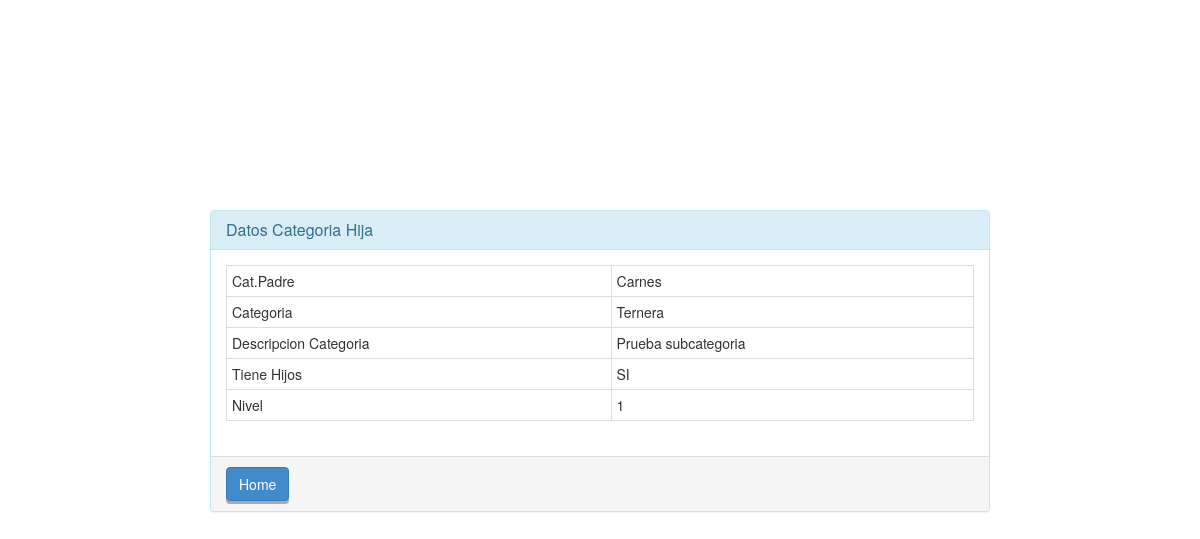
The app's page /cat_producto/read_h/7/1 with its own data.
### tables this page shows
CREATE TABLE `cat_producto` (
  `id_categoria` int(11) NOT NULL,
  `id_padre` int(11) NOT NULL DEFAULT '0',
  `tiene_hijos` varchar(2) NOT NULL DEFAULT 'NO',
  `categoria` varchar(60) NOT NULL DEFAULT 'Categoria',
  `descripcion_cat` varchar(120) DEFAULT NULL COMMENT 'Informacion complemetaria',
  `alta` datetime DEFAULT NULL COMMENT 'Fecha de ALTA',
  `baja` datetime DEFAULT NULL COMMENT 'Fecha de BAJA',
  `modificado` datetime DEFAULT NULL COMMENT 'Fecha de ultimo combio',
  `nivel` int(11) NOT NULL DEFAULT '0'
);

### application/modules/cat_producto/controllers/Cat_producto.php (called while the page is built, shortened)
<?php
class Cat_producto extends MX_Controller
{
    function __construct()
    {
        $this->load->model('Cat_producto_model');
        $this->load->library('form_validation');
    }
    public function read_h($id,$idPadre)
    {
        $rowp = $this->Cat_producto_model->get_by_id($idPadre);
        $row = $this->Cat_producto_model->get_by_id($id);
        if ($row) {
            $data = array(
		'id_categoria' => $row->id_categoria,
		'id_padre' => $row->id_padre,
		'tiene_hijos' => $row->tiene_hijos,
		'categoria' => $row->categoria,
                'cat_padre' => set_value('cat_padre',$rowp->categoria),
		'descripcion_cat' => $row->descripcion_cat,
		'nivel' => $row->nivel,
	    );
            $this->load->view('main/header_main');
            if ($idPadre != 0){
                $this->load->view('cat_producto/cat_producto_read_h', $data);
            }else { $this->load->view('cat_producto/cat_producto_read_p', $data);}
        } else {
            $this->session->set_flashdata('message', 'Record Not Found');
            redirect(site_url('catprod'));
        }
    }
}

### index.php (called while the page is built, shortened)
<?php
require_once BASEPATH.'core/CodeIgniter.php';

### application/modules/cat_producto/models/Cat_producto_model.php (called while the page is built, shortened)
<?php
class Cat_producto_model extends CI_Model
{
    public $table = 'cat_producto';
    public $id = 'cat_producto.id_categoria';
    function get_by_id($id)
    {
        $this->db->where($this->id, $id);
        return $this->db->get($this->table)->row();
    }
}

### application/modules/cat_producto/views/cat_producto_read_h.php (the view, shortened to what this page needs)
<!doctype html>
<html>
   <head>
      <link rel="stylesheet" href="<?php echo base_url('assets/bootstrap/css/bootstrap.min.css') ?>"/>
   </head>
   <body>
      <div class="panel panel-info">
         <div class="panel-heading">
            <h3 class="panel-title">Datos Categoria Hija</h3>
         </div>
         <div class="panel-body">
            <table class="table table-bordered table-condensed table-responsive">
               <tr>
                  <td>Cat.Padre</td>
                  <td><?php echo $cat_padre; ?></td>
               </tr>
               <tr>
                  <td>Categoria</td>
                  <td><?php echo $categoria; ?></td>
               </tr>
               <tr>
                  <td>Descripcion Categoria</td>
                  <td><?php echo $descripcion_cat; ?></td>
               </tr>
               <tr>
                  <td>Tiene Hijos</td>
                  <td><?php echo $tiene_hijos; ?></td>
               </tr>
               <tr>
                  <td>Nivel</td>
                  <td><?php echo $nivel; ?></td>
               </tr>
            </table>
         </div>
         <div class="panel-footer">
            <a href="<?php echo site_url('main') ?>" class="btn btn-primary">Home</a></td>
         </div>
      </div>
   </body>
</html>

### assets/blaymo.css (style rules this page uses)
.btn-default, .btn-primary, .btn-success, .btn-info, .btn-warning, .btn-danger { -webkit-box-shadow: 0px 3px 0px rgba(0, 0, 0, 0.3); -moz-box-shadow: 0px 3px 0px rgba(0, 0, 0, 0.3); box-shadow: 0px 3px 0px rgba(0, 0, 0, 0.3); }

### application/modules/cat_producto/views/cat_producto_read_h.php (style rules this page uses)
body { padding: 15em; }

### records on screen
cat_producto: categoria "Ternera", descripcion_cat "Prueba subcategoria", tiene_hijos "SI", nivel "1"

### other values on screen
$cat_padre "Carnes"
